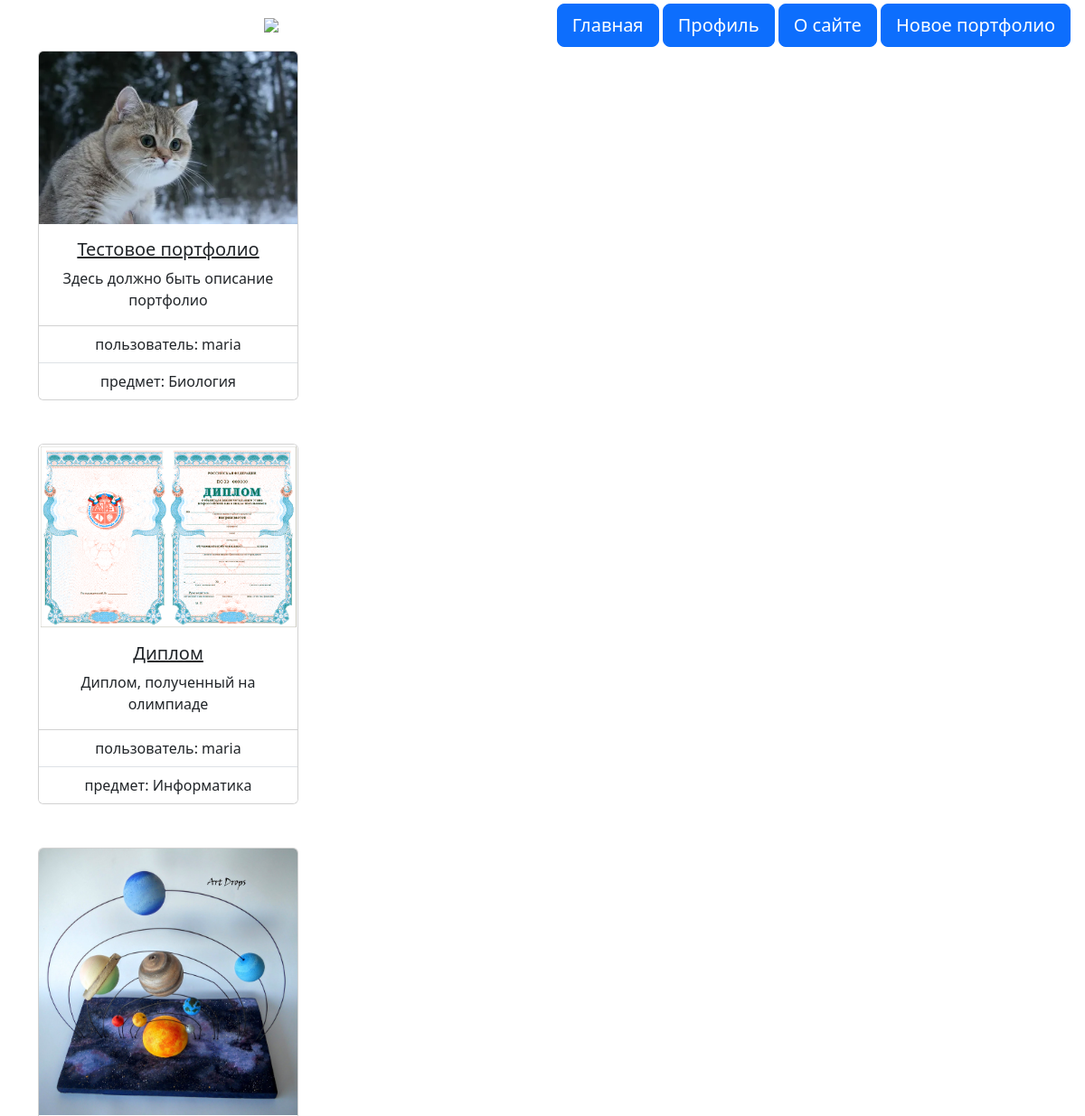
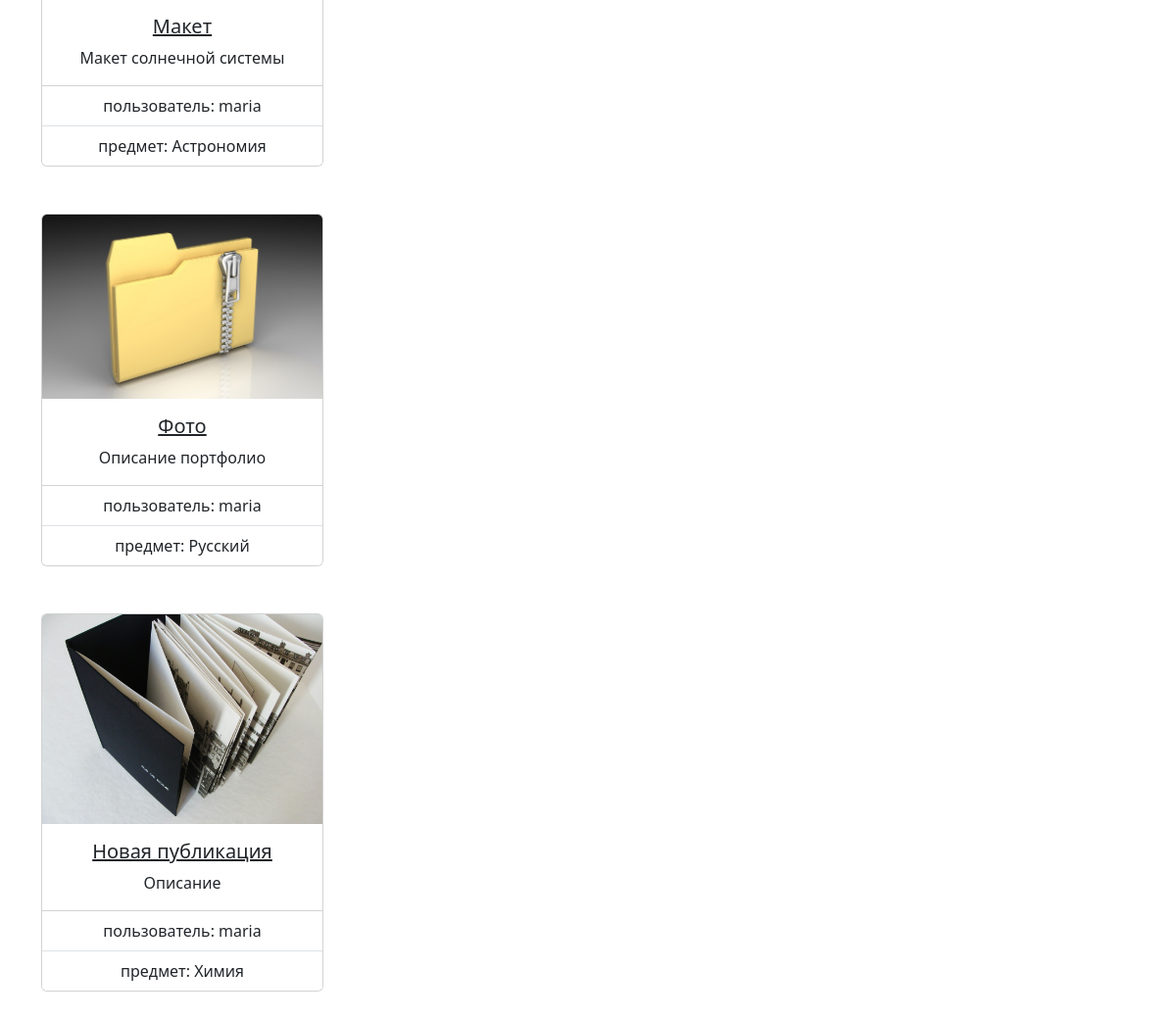
The app's page / (signed in) with its own data (2 pictures, top to bottom).
### portfolio/models.py (models this page shows, shortened)
class Subject(models.Model):
    name = models.CharField(max_length=50, null=False)

class Portfolio(models.Model):
    title = models.CharField(max_length=100, null=False)
    description = models.TextField(null=True)
    subjects = models.ManyToManyField(Subject, related_name='portfolios')
    profile = models.ForeignKey(Profile, related_name='portfolios', on_delete=models.CASCADE, null=True)
    main_image = models.ImageField(null=True, upload_to='images/')

### portfolio/views.py (the view)
# urls.py: path('', index),
def index(request):
    portfolios = Portfolio.objects.prefetch_related('subjects')
    result = []
    for pf in portfolios:
        subjects = [subject.name for subject in pf.subjects.all()]
        result.append({'main_image': pf.main_image, 'id': pf.id, 'title': pf.title, 'description': pf.description,
                       'subjects': subjects})
    return render(request, 'portfolio/index.html', {'portfolios': result})

### templates/portfolio/index.html (shortened to what this page needs)
{% extends "base.html" %}
{% block content %}
<div class="container overflow-hidden text-center">
    <div class="col-8">
        {% for portfolio in portfolios %}
        <div class="card" style="width: 18rem;">
            <img src="{{portfolio.main_image.url}}" class="card-img-top" alt="...">
            <div class="card-body">
                <h5><a href="{{ portfolio.id }}" class="card-title">{{portfolio.title}}</a></h5>
                <p class="card-text">{{portfolio.description}}</p>
            </div>
            <ul class="list-group list-group-flush">
                <li class="list-group-item">пользователь: {{user}}</li>
                <li class="list-group-item">предмет: {{ portfolio.subjects|join:"--" }}</li>
            </ul>
        </div>
        {% endfor %}
    </div>
</div>
{% endblock %}

### records on screen
Subject: shows a picture, title "Тестовое портфолио", description "Здесь должно быть описание портфолио", subjects "Биология"
Subject: shows a picture, title "Диплом", description "Диплом, полученный на олимпиаде", subjects "Информатика"
Subject: shows a picture, title "Макет", description "Макет солнечной системы", subjects "Астрономия"
Subject: shows a picture, title "Фото", description "Описание портфолио", subjects "Русский"
Subject: shows a picture, title "Новая публикация", description "Описание", subjects "Химия"

### other values on screen
{{ user }} "maria"
